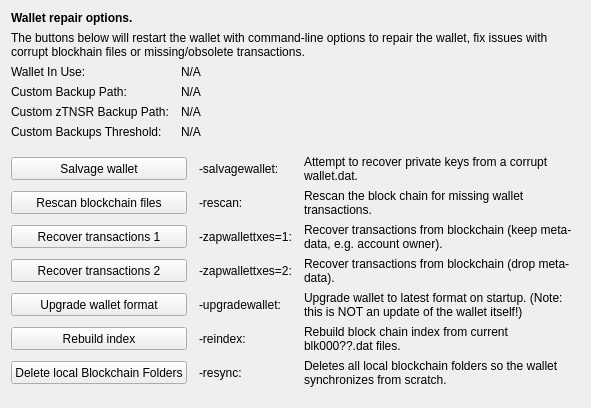
     <widget class="QWidget" name="tab_repair">
      <attribute name="title">
       <string>&amp;Wallet Repair</string>
      </attribute>
      <layout class="QGridLayout" name="gridLayout_4" columnstretch="0,0,0,0">
       <property name="horizontalSpacing">
        <number>12</number>
       </property>
       <item row="0" column="0" colspan="4">
        <widget class="QLabel" name="label_repair_header">
         <property name="font">
          <font>
           <weight>75</weight>
           <bold>true</bold>
          </font>
         </property>
         <property name="text">
          <string>Wallet repair options.</string>
         </property>
        </widget>
       </item>
       <item row="1" column="0" colspan="4">
        <widget class="QLabel" name="label_repair_helptext">
         <property name="font">
          <font>
           <weight>50</weight>
           <bold>false</bold>
          </font>
         </property>
         <property name="text">
          <string>The buttons below will restart the wallet with command-line options to repair the wallet, fix issues with corrupt blockhain files or missing/obsolete transactions.</string>
         </property>
         <property name="wordWrap">
          <bool>true</bool>
         </property>
        </widget>
       </item>
       <item row="2" column="0">
        <widget class="QLabel" name="wallet_path_label">
         <property name="text">
          <string>Wallet In Use:</string>
         </property>
        </widget>
       </item>
       <item row="2" column="1" colspan="3">
        <widget class="QLabel" name="wallet_path">
         <property name="cursor">
          <cursorShape>IBeamCursor</cursorShape>
         </property>
         <property name="text">
          <string>N/A</string>
         </property>
         <property name="textFormat">
          <enum>Qt::PlainText</enum>
         </property>
         <property name="textInteractionFlags">
          <set>Qt::LinksAccessibleByMouse|Qt::TextSelectableByKeyboard|Qt::TextSelectableByMouse</set>
         </property>
        </widget>
       </item>
       <item row="3" column="0">
        <widget class="QLabel" name="wallet_custombackuppath_label">
         <property name="visible">
          <bool>false</bool>
         </property>
         <property name="text">
          <string>Custom Backup Path:</string>
         </property>
        </widget>
       </item>
       <item row="3" column="1" colspan="3">
        <widget class="QLabel" name="wallet_custombackuppath">
         <property name="cursor">
          <cursorShape>IBeamCursor</cursorShape>
         </property>
         <property name="visible">
          <bool>false</bool>
         </property>
         <property name="text">
          <string>N/A</string>
         </property>
         <property name="textFormat">
          <enum>Qt::PlainText</enum>
         </property>
         <property name="textInteractionFlags">
          <set>Qt::LinksAccessibleByMouse|Qt::TextSelectableByKeyboard|Qt::TextSelectableByMouse</set>
         </property>
        </widget>
       </item>
       <item row="4" column="0">
        <widget class="QLabel" name="wallet_customzpivbackuppath_label">
         <property name="visible">
          <bool>false</bool>
         </property>
         <property name="text">
          <string>Custom zTNSR Backup Path:</string>
         </property>
        </widget>
       </item>
       <item row="4" column="1" colspan="3">
        <widget class="QLabel" name="wallet_customzpivbackuppath">
         <property name="cursor">
          <cursorShape>IBeamCursor</cursorShape>
         </property>
         <property name="visible">
          <bool>false</bool>
         </property>
         <property name="text">
          <string>N/A</string>
         </property>
         <property name="textFormat">
          <enum>Qt::PlainText</enum>
         </property>
         <property name="textInteractionFlags">
          <set>Qt::LinksAccessibleByMouse|Qt::TextSelectableByKeyboard|Qt::TextSelectableByMouse</set>
         </property>
        </widget>
       </item>
       <item row="5" column="0">
        <widget class="QLabel" name="wallet_custombackupthreshold_label">
         <property name="visible">
          <bool>false</bool>
         </property>
         <property name="text">
          <string>Custom Backups Threshold:</string>
         </property>
        </widget>
       </item>
       <item row="5" column="1" colspan="3">
        <widget class="QLabel" name="wallet_custombackupthreshold">
         <property name="cursor">
          <cursorShape>IBeamCursor</cursorShape>
         </property>
         <property name="visible">
          <bool>false</bool>
         </property>
         <property name="text">
          <string>N/A</string>
         </property>
         <property name="textFormat">
          <enum>Qt::PlainText</enum>
         </property>
         <property name="textInteractionFlags">
          <set>Qt::LinksAccessibleByMouse|Qt::TextSelectableByKeyboard|Qt::TextSelectableByMouse</set>
         </property>
        </widget>
       </item>
       <item row="6" column="0">
        <spacer name="verticalSpacer_repair1">
         <property name="orientation">
          <enum>Qt::Vertical</enum>
         </property>
         <property name="sizeHint" stdset="0">
          <size>
           <width>10</width>
           <height>10</height>
          </size>
         </property>
        </spacer>
       </item>
       <item row="7" column="0" colspan="2">
        <widget class="QPushButton" name="btn_salvagewallet">
         <property name="minimumSize">
          <size>
           <width>100</width>
           <height>23</height>
          </size>
         </property>
         <property name="text">
          <string>Salvage wallet</string>
         </property>
        </widget>
       </item>
       <item row="7" column="2">
        <widget class="QLabel" name="label_repair_salvage_command">
         <property name="text">
          <string notr="true">-salvagewallet:</string>
         </property>
        </widget>
       </item>
       <item row="7" column="3">
        <widget class="QLabel" name="label_repair_salvage">
         <property name="text">
          <string>Attempt to recover private keys from a corrupt wallet.dat.</string>
         </property>
         <property name="wordWrap">
          <bool>true</bool>
         </property>
        </widget>
       </item>
       <item row="8" column="0" colspan="2">
        <widget class="QPushButton" name="btn_rescan">
         <property name="minimumSize">
          <size>
           <width>100</width>
           <height>23</height>
          </size>
         </property>
         <property name="text">
          <string>Rescan blockchain files</string>
         </property>
        </widget>
       </item>
       <item row="8" column="2">
        <widget class="QLabel" name="label_repair_rescan_command">
         <property name="text">
          <string notr="true">-rescan:</string>
         </property>
        </widget>
       </item>
       <item row="8" column="3">
        <widget class="QLabel" name="label_repair_rescan">
         <property name="text">
          <string>Rescan the block chain for missing wallet transactions.</string>
         </property>
         <property name="wordWrap">
          <bool>true</bool>
         </property>
        </widget>
       </item>
       <item row="9" column="0" colspan="2">
        <widget class="QPushButton" name="btn_zapwallettxes1">
         <property name="minimumSize">
          <size>
           <width>100</width>
           <height>23</height>
          </size>
         </property>
         <property name="text">
          <string>Recover transactions 1</string>
         </property>
        </widget>
       </item>
       <item row="9" column="2">
        <widget class="QLabel" name="label_repair_zap1_command">
         <property name="text">
          <string notr="true">-zapwallettxes=1:</string>
         </property>
        </widget>
       </item>
       <item row="9" column="3">
        <widget class="QLabel" name="label_repair_zap1">
         <property name="text">
          <string>Recover transactions from blockchain (keep meta-data, e.g. account owner).</string>
         </property>
         <property name="wordWrap">
          <bool>true</bool>
         </property>
        </widget>
       </item>
       <item row="10" column="0" colspan="2">
        <widget class="QPushButton" name="btn_zapwallettxes2">
         <property name="minimumSize">
          <size>
           <width>100</width>
           <height>23</height>
          </size>
         </property>
         <property name="text">
          <string>Recover transactions 2</string>
         </property>
        </widget>
       </item>
       <item row="10" column="2">
        <widget class="QLabel" name="label_repair_zap2_command">
         <property name="text">
          <string notr="true">-zapwallettxes=2:</string>
         </property>
        </widget>
       </item>
       <item row="10" column="3">
        <widget class="QLabel" name="label_repair_zap2">
         <property name="text">
          <string>Recover transactions from blockchain (drop meta-data).</string>
         </property>
         <property name="wordWrap">
          <bool>true</bool>
         </property>
        </widget>
       </item>
       <item row="11" column="0" colspan="2">
        <widget class="QPushButton" name="btn_upgradewallet">
         <property name="minimumSize">
          <size>
           <width>100</width>
           <height>23</height>
          </size>
         </property>
         <property name="text">
          <string>Upgrade wallet format</string>
         </property>
        </widget>
       </item>
       <item row="11" column="2">
        <widget class="QLabel" name="label_repair_upgrade_command">
         <property name="text">
          <string notr="true">-upgradewallet:</string>
         </property>
        </widget>
       </item>
       <item row="11" column="3">
        <widget class="QLabel" name="label_repair_upgrade">
         <property name="text">
          <string>Upgrade wallet to latest format on startup. (Note: this is NOT an update of the wallet itself!)</string>
         </property>
         <property name="wordWrap">
          <bool>true</bool>
         </property>
        </widget>
       </item>
       <item row="12" column="0" colspan="2">
        <widget class="QPushButton" name="btn_reindex">
         <property name="minimumSize">
          <size>
           <width>100</width>
           <height>23</height>
          </size>
         </property>
         <property name="text">
          <string>Rebuild index</string>
         </property>
        </widget>
       </item>
       <item row="12" column="2">
        <widget class="QLabel" name="label_repair_reindex_command">
         <property name="text">
          <string notr="true">-reindex:</string>
         </property>
        </widget>
       </item>
       <item row="12" column="3">
        <widget class="QLabel" name="label_repair_reindex">
         <property name="text">
          <string>Rebuild block chain index from current blk000??.dat files.</string>
         </property>
         <property name="wordWrap">
          <bool>true</bool>
         </property>
        </widget>
       </item>
       <item row="13" column="0" colspan="2">
        <widget class="QPushButton" name="btn_resync">
         <property name="minimumSize">
          <size>
           <width>100</width>
           <height>23</height>
          </size>
         </property>
         <property name="text">
          <string>Delete local Blockchain Folders</string>
         </property>
        </widget>
       </item>
       <item row="13" column="2">
        <widget class="QLabel" name="label_repair_resync_command">
         <property name="text">
          <string>-resync:</string>
         </property>
        </widget>
       </item>
       <item row="13" column="3">
        <widget class="QLabel" name="label_repair_resync">
         <property name="text">
          <string>Deletes all local blockchain folders so the wallet synchronizes from scratch.</string>
         </property>
         <property name="wordWrap">
          <bool>true</bool>
         </property>
        </widget>
       </item>
       <item row="14" column="0">
        <spacer name="verticalSpacer_repair2">
         <property name="orientation">
          <enum>Qt::Vertical</enum>
         </property>
         <property name="sizeHint" stdset="0">
          <size>
           <width>20</width>
           <height>10</height>
          </size>
         </property>
        </spacer>
       </item>
      </layout>
     </widget>
